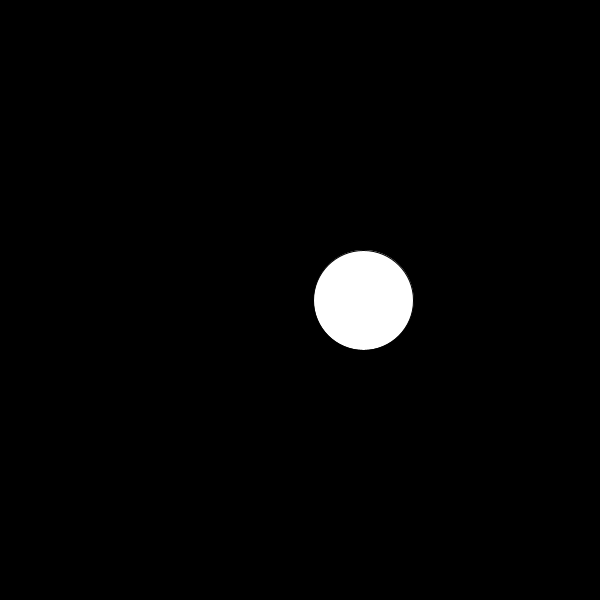
Frame 1 (no input)
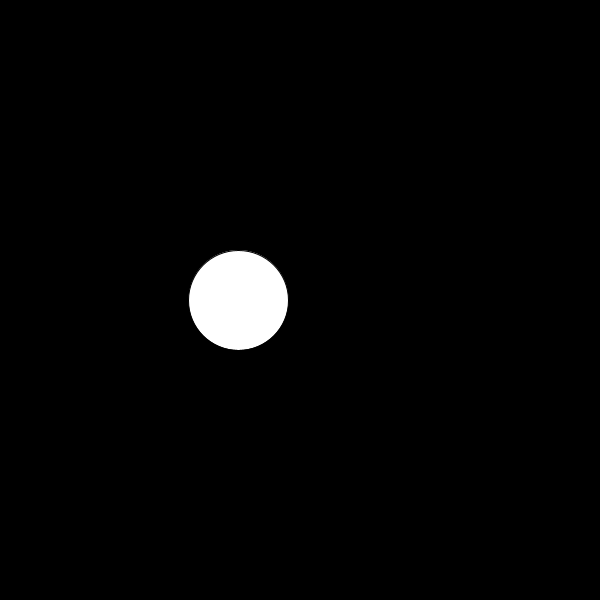
Frame 60 (the mouse pressed at the canvas centre just before this capture)
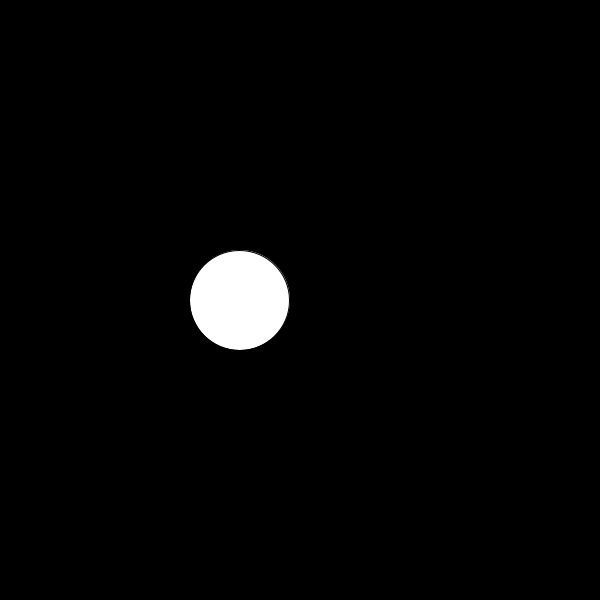
Frame 120 (the mouse held since frame 60 and released just before this capture)

The Processing sketch that drew these frames (run headless with seeded random() and noise(); from frame 60 on, the mouse is pressed at the canvas centre):

// Processing sketch: noiseExample2
// ── noiseExample2.pde
float t = 0.0;

void setup(){
  size(600,600); 
}

void draw(){
  background(0);
  float x = map(noise(t),0,1,0,width);
  ellipse(x,height/2,100,100); 
  t += 0.01;
}
